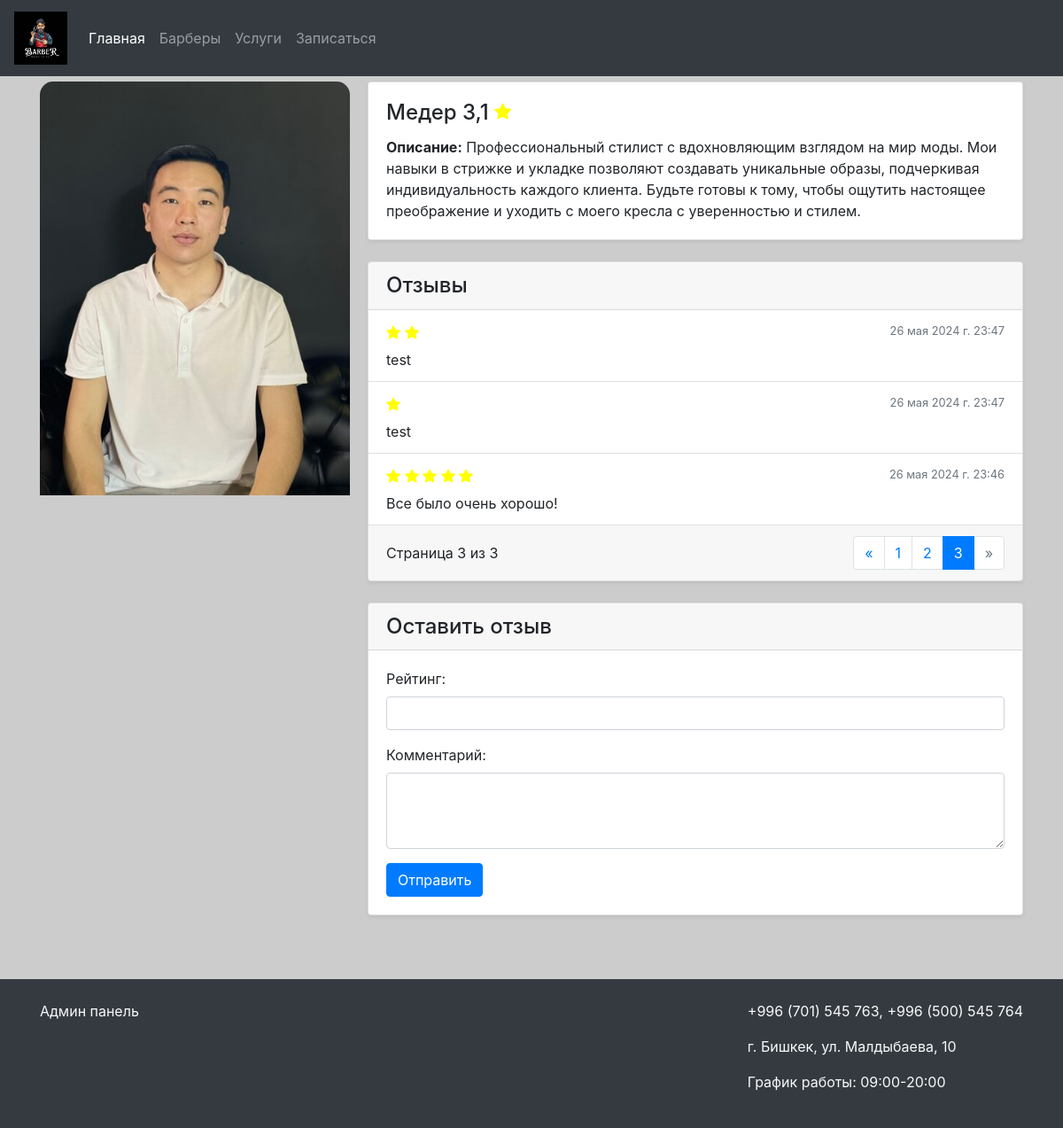
Page /barbers/1/?page=3 on the committed database.
### barbershop/models.py (models this page shows, shortened)
class Barber(models.Model):
    photo = models.ImageField(upload_to='barbers/')
    name = models.CharField(max_length=100)
    description = models.TextField()

class Review(models.Model):
    barber = models.ForeignKey(Barber, related_name='reviews', on_delete=models.CASCADE)
    rating = models.IntegerField(validators=[MinValueValidator(1), MaxValueValidator(5)])
    comment = models.TextField()
    created_at = models.DateTimeField(auto_now_add=True, verbose_name='Дата создания')

### barbershop/views.py (the view)
# urls.py: path('barbers/<int:pk>/', views.barber_detail, name='barber_detail'),
def barber_detail(request, pk):
    barber = get_object_or_404(Barber, pk=pk)
    reviews = barber.reviews.all().order_by('-created_at')
    paginator = Paginator(reviews, 3)
    page_number = request.GET.get('page')
    page_obj = paginator.get_page(page_number)
    average_rating = reviews.aggregate(Avg('rating'))['rating__avg']
    return render(request, 'barber_detail.html', {'barber': barber, 'page_obj': page_obj, 'average_rating': average_rating})

### main/templatetags/custom_filters.py (called while the page is built)
@register.filter
def times(number):
    return range(number)

### templates/barber_detail.html (shortened to what this page needs)
{% load custom_filters %}
{% include 'header_and_footer/header.html' %}
<div class="container">
    <div class="mb-4 d-flex" style="margin-top: 20px">
        <div style="margin-right: 20px">
            <img src="{% if barber.photo %}{{ barber.photo.url }}{% else %}../../../media/empty.png{% endif %}"
                 class="card-img-top" alt="{{ barber.name }}">
        </div>
        <div>
            <div class="card shadow-sm">
                <div class="card-body">
                    <h4 class="card-title">{{ barber.name }} {% if average_rating %}{{ average_rating|floatformat:1 }} {% endif %}</h4>
                    <p class="card-text"><strong>Описание:</strong> {{ barber.description }}</p>
                </div>
            </div>
            <div class="card shadow-sm my-4">
                <div class="card-header">
                    <h4 class="mb-0">Отзывы</h4>
                </div>
                <ul class="list-group list-group-flush">
                    {% for review in page_obj %}
                        <li class="list-group-item">
                            <div class="d-flex justify-content-between align-items-center">
                                <div>
                                </div>
                                <small class="text-muted">{{ review.created_at}}</small>
                            </div>
                            <div class="mt-2">
                                {{ review.comment }}
                            </div>
                        </li>
                    {% empty %}
                        <li class="list-group-item">Пока нет отзывов</li>
                    {% endfor %}
                </ul>
                <div class="card-footer d-flex justify-content-between align-items-center">
                    <span>Страница {{ page_obj.number }} из {{ page_obj.paginator.num_pages }}</span>
                    <nav aria-label="Page navigation">
                        <ul class="pagination mb-0">
                            {% if page_obj.has_previous %}
                                <li class="page-item">
                                    <a class="page-link" href="?page={{ page_obj.previous_page_number }}" aria-label="Previous">
                                        <span aria-hidden="true">&laquo;</span>
                                    </a>
                                </li>
                            {% else %}
                                <li class="page-item disabled">
                                    <span class="page-link">&laquo;</span>
                                </li>
                            {% endif %}
                            {% for num in page_obj.paginator.page_range %}
                                {% if page_obj.number == num %}
                                    <li class="page-item active"><span class="page-link">{{ num }}</span></li>
                                {% else %}
                                    <li class="page-item"><a class="page-link" href="?page={{ num }}">{{ num }}</a></li>
                                {% endif %}
                            {% endfor %}
                            {% if page_obj.has_next %}
                                <li class="page-item">
                                    <a class="page-link" href="?page={{ page_obj.next_page_number }}" aria-label="Next">
                                        <span aria-hidden="true">&raquo;</span>
                                    </a>
                                </li>
                            {% else %}
                                <li class="page-item disabled">
                                    <span class="page-link">&raquo;</span>
                                </li>
                            {% endif %}
                        </ul>
                    </nav>
                </div>
            </div>
            <div class="card shadow-sm my-4">
                <div class="card-header">
                    <h4 class="mb-0">Оставить отзыв</h4>
                </div>
                <div class="card-body">
                    <form method="post" action="{% url 'add_review' %}">
                        <div class="mb-3">
                            <label for="rating" class="form-label">Рейтинг:</label>
                            <input type="number" name="rating" id="rating" class="form-control" min="1" max="5" required>
                        </div>
                        <div class="mb-3">
                            <label for="comment" class="form-label">Комментарий:</label>
                            <textarea name="comment" id="comment" class="form-control" rows="3" required></textarea>
                        </div>
                        <button type="submit" class="btn btn-primary">Отправить</button>
                    </form>
                </div>
            </div>
        </div>
    </div>
</div>
{% include 'header_and_footer/footer.html' %}

### static/css/style.css (style rules this page uses)
body { background-color: #ccc; }
.card { transition: transform 0.2s ease-in-out; }

### templates/barber_detail.html (style rules this page uses)
.card-img-top { border-radius: 15px 15px 0 0; width: 350px; height: auto; display: block; margin: 0 auto; }

### rows in the picture
Barber: photo (picture), name "Медер", description "Профессиональный стилист с вдохновляющим взглядом на мир моды. Мои навыки в стрижке и укладке позволяют создавать уникальные образы, подчеркивая индивидуальность каждого клиента. Будьте готовы к тому, чтобы ощутить настоящее преображение и уходить с моего кресла с уверенностью и стилем."
Review: rating 2 (drawn), created_at "26 мая 2024 г. 23:47", comment "test"
Review: rating 1 (drawn), created_at "26 мая 2024 г. 23:47", comment "test"
Review: rating 5 (drawn), created_at "26 мая 2024 г. 23:46", comment "Все было очень хорошо!"

### other values in the picture
{{ average_rating|floatformat:1 }} "3,1"
{{ page_obj.number }} "3"
{{ page_obj.paginator.num_pages }} "3"
{{ num }} "1" "2"
{{ num }} "3"
